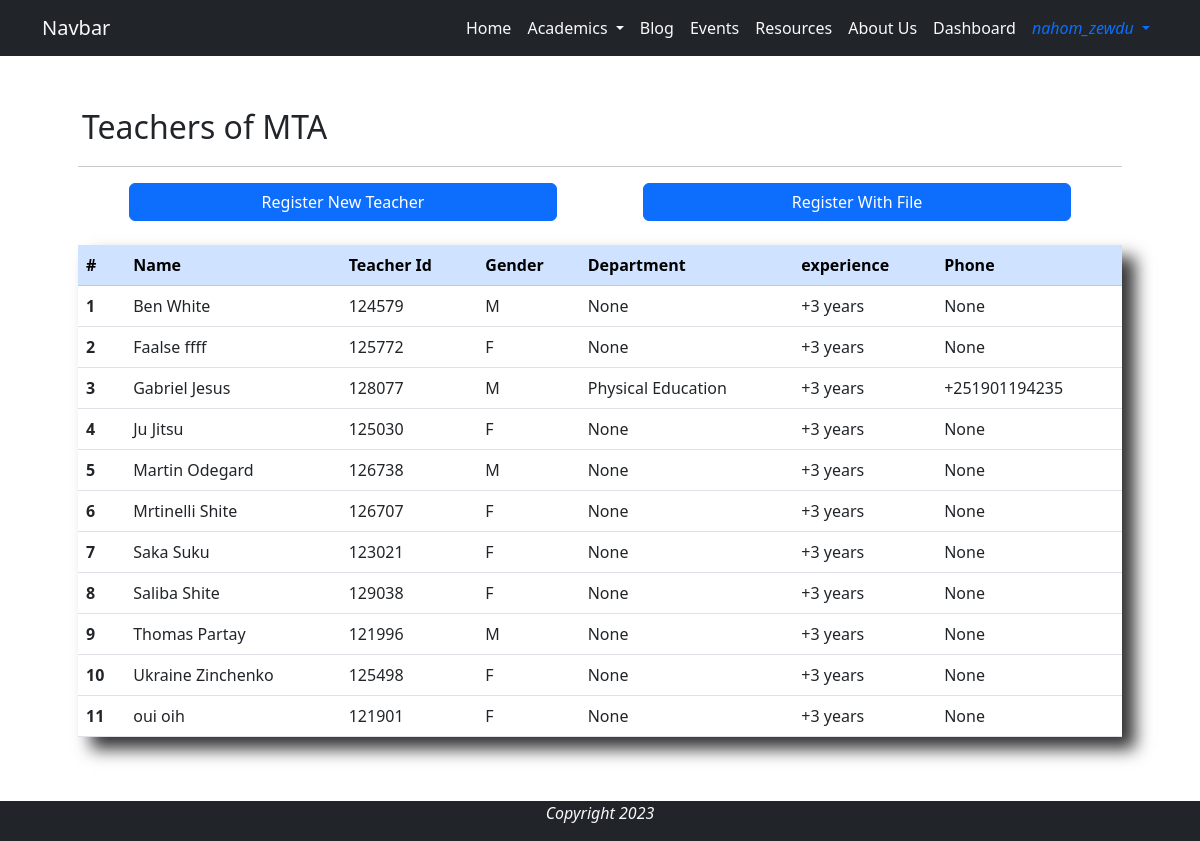
Page /teacher_dashboard/ (signed in) on the earlier database version.
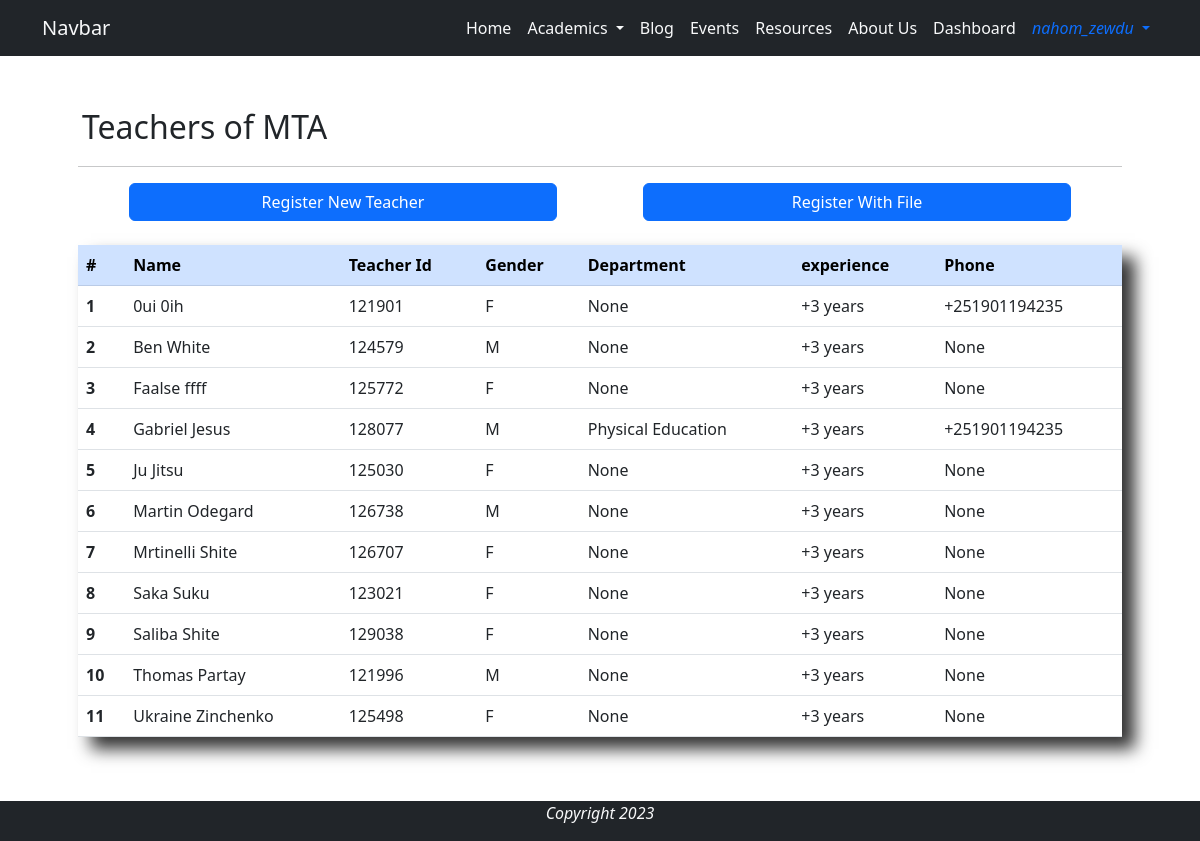
Same page on the later database version.
### base/models.py (models this page shows, shortened)
class Teacher(models.Model):
    DEPARTMENT_CHOICES = [
        ('Social Studies', 'Social' ),
        ('Natural Science', 'Natural'),
        ('Physical Education', 'Sport'),
        ]
    GENDER_CHOICES = [
        ('M', 'Male'),
        ('F', 'Female')
    ]
    user = models.OneToOneField(User,on_delete=models.CASCADE, verbose_name='Teacher')
    name = models.CharField(max_length=44, null=True, blank=True)
    teacher_id = models.CharField(max_length=6, editable=False, unique=True)
    gender = models.CharField(max_length=6, choices=GENDER_CHOICES, blank=False, null=False)
    department = models.CharField(max_length=20,choices=DEPARTMENT_CHOICES, null=True, blank=True)
    experience = models.IntegerField(null=True, blank=True, default=3)
    phone = models.CharField(max_length=20, null=True, blank=True)

### base/views.py (the view)
# urls.py: path('teacher_dashboard/', views.teacher_dashboard, name='teacher_dashboard'),
@login_required
@user_passes_test(lambda user: user.is_staff)
def teacher_dashboard(request):
    teachers = Teacher.objects.order_by('name')
    context = {
        'teachers': teachers,
    }
    return render(request, 'dashboard/teacher_dashboard.html', context)

### base/templates/dashboard/teacher_dashboard.html (shortened to what this page needs)
{% extends 'base/base.html' %}
{% load static %}
{% block content %}
<div class="container p-5">
    <h2 class="p-1">Teachers of MTA</h2>
    <hr>
    <div class="row d-flex justify-content-around mb-4 mx-2">
        <a href="{% url 'base:teacher_register' %}" class="col-5 btn btn-primary mx-2">Register New Teacher</a>
        <a href="{% url 'base:teacher_register_with_file' %}" class="col-5 btn btn-primary mx-2">Register With File</a>
    </div>
    <div class="shadow-xlg">
        <table class="table">
            <thead class="table-primary">
            <tr>
                <th scope="col">#</th>
                <th scope="col">Name</th>
                <th scope="col">Teacher Id</th>
                <th scope="col">Gender</th>
                <th scope="col">Department</th>
                <th scope="col">experience</th>
                <th scope="col">Phone</th>
            </tr>
            </thead>
            <tbody>
                {% for teacher in teachers %}
                    <tr class="dashboard-row"  href="{% url 'base:teacher_update' teacher.teacher_id %}">
                        <th scope="row">{{ forloop.counter }}</th>
                        <td>{{ teacher.name }}</td>
                        <td>{{ teacher.teacher_id }}</td>
                        <td>{{ teacher.gender }}</td>
                        <td>{{ teacher.department }}</td>
                        <td>+{{ teacher.experience }} years</td>
                        <td>{{ teacher.phone }}</td>
                    </tr>
                {% endfor %}
            </tbody>
        </table>
    </div>
</div>
{% endblock %}

Differences in the rows shown:
changed Teacher (number 1 of 11 on the later page): name "oui oih" → "0ui 0ih"; phone "None" → "+251901194235"; moves up the list
